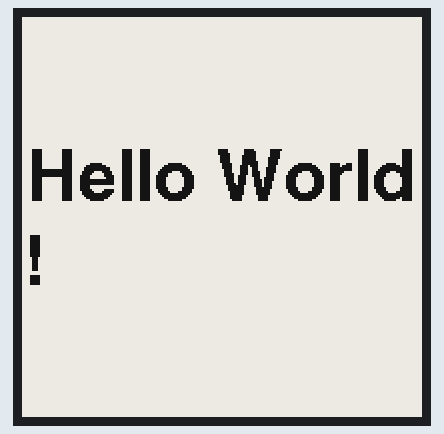
Bench run of a sketch on a simulated Arduino Uno, built for the host (arithmetic inside an expression is 32-bit, double 64-bit). On the bench: 200×200 one-colour display. What the sketch prints to the serial monitor is not drawn.

Above: at 2.1 s.

The sketch:

Epaper.ino
```cpp
#include <GxEPD.h>
#include <GxGDEH0154D67/GxGDEH0154D67.h>  // 1.54" b/w 200x200, SSD1681
#include GxEPD_BitmapExamples
#include <Fonts/FreeSansBold18pt7b.h>
#include <GxIO/GxIO_SPI/GxIO_SPI.h>
#include <GxIO/GxIO.h>

GxIO_Class io(SPI, /*CS=5*/ SS, /*DC=*/ 17, /*RST=*/ 16);
GxEPD_Class display(io, /*RST=*/ 16, /*BUSY=*/ 4);

void setup() {
  Serial.begin(115200);
  Serial.println();
  Serial.println("setup");

  display.init(115200);
  drawHelloWorld();
  display.update();

  Serial.println("setup done");

  // display.powerDown(); // Ne se chete s tova
}

void loop() {};

const char HelloWorld[] = "Hello World!";

void drawHelloWorld() {
  display.setRotation(1);
  display.setFont(&FreeSansBold18pt7b);
  display.setTextColor(GxEPD_BLACK);
  int16_t tbx, tby; uint16_t tbw, tbh;
  display.getTextBounds(HelloWorld, 0, 0, &tbx, &tby, &tbw, &tbh);
  // center bounding box by transposition of origin:
  uint16_t x = ((display.width() - tbw) / 2) - tbx;
  uint16_t y = ((display.height() - tbh) / 2) - tby;
  display.fillScreen(GxEPD_WHITE);
  display.setCursor(x, y);
  display.print(HelloWorld);
}
```
